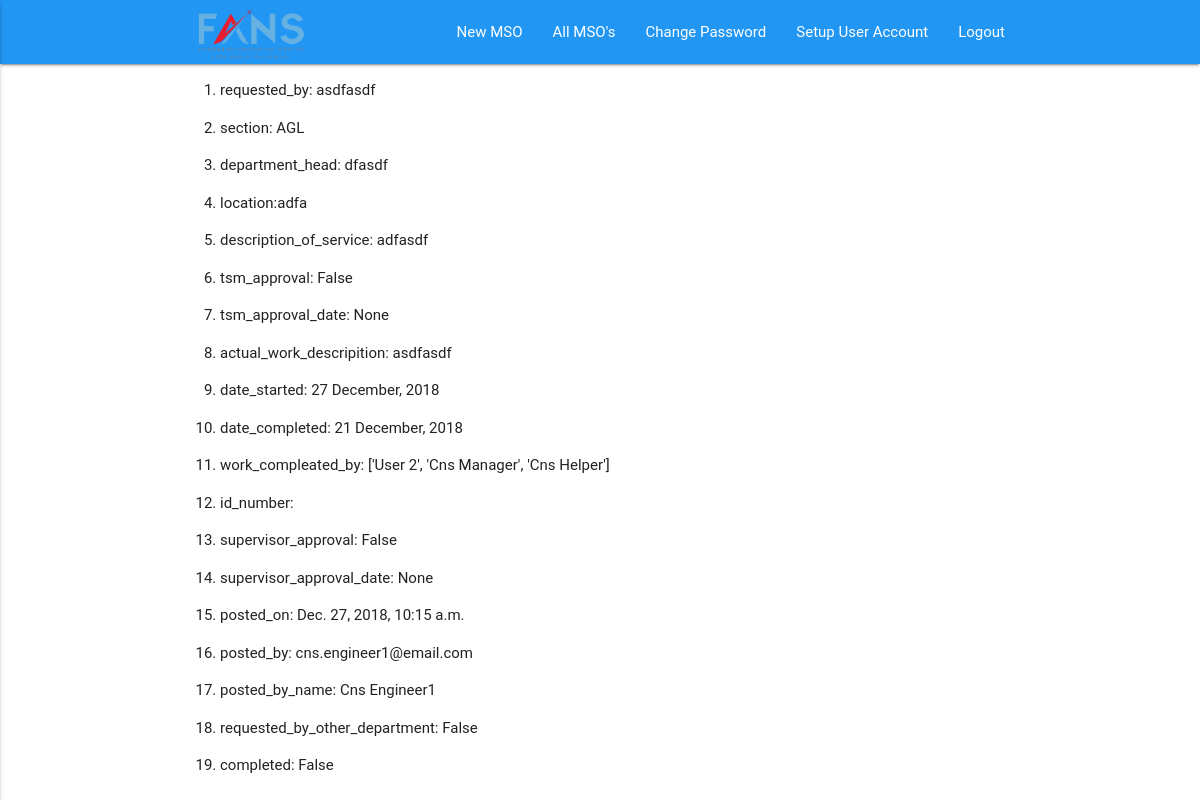
The app's page /mso/42/ (signed in), older data.
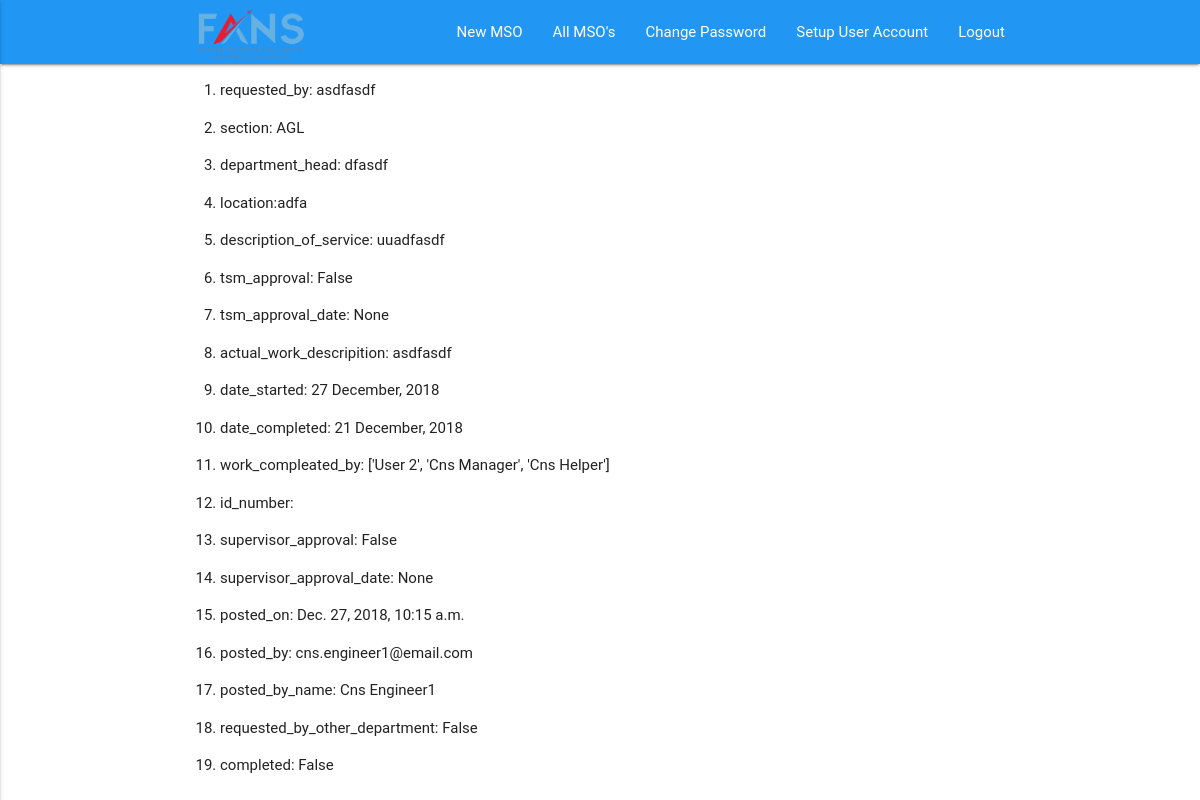
The same page, newer data.
### mso/models.py (models this page shows, shortened)
class MsoCns(models.Model):
    requested_by = models.CharField(max_length=100, default='')
    section =  models.CharField(max_length=100, default='')
    department_head =  models.CharField(max_length=100, default='')
    location =  models.CharField(max_length=100, default='')
    description_of_service = models.TextField(default='')
    tsm_approval = models.BooleanField(default=False)
    tsm_approval_date = models.DateTimeField(auto_now=False, null=True)
    actual_work_descripition = models.TextField(default='')
    date_started = models.CharField(default='', max_length=50)
    date_completed = models.CharField(default='', max_length=50)
    work_compleated_by = models.TextField(default='')
    id_number = models.CharField(max_length=254, default='')
    supervisor_approval = models.BooleanField(default=False)
    supervisor_approval_date = models.DateTimeField(auto_now=False, null=True)
    posted_on = models.DateTimeField(auto_now=True)
    posted_by = models.EmailField(max_length=254, default='')
    posted_by_name = models.CharField(max_length=254, default='')
    requested_by_other_department = models.BooleanField(default=False)
    completed = models.BooleanField(default=False)

### mso/views.py (the view)
# urls.py: path('<int:pk>/', views.mso, name='mso_detail.html'),
@login_required
def mso(request, pk):
    mso = MsoCns.objects.all().filter(pk=pk)
    return render(request, 'mso/mso_detail.html', {'mso': mso[0]})

### mso/templates/mso/mso_detail.html (shortened to what this page needs)
{% extends 'base.html' %}
{% load static %}
{% block linktag %} <link rel="stylesheet" type="text/css" href="{% static "pages/css/mso.css" %}"> {% endblock linktag %}
{% block navbar-li %}
{% if user.is_authenticated %}
<li>
    <a href="/mso/new">New MSO</a>
</li>
<li>
    <a href="/mso/all">All MSO's</a>
</li>
<li>
    <a href="/accounts/password/change">Change Password</a>
</li>
<li>
    <a href="/user/setup-account">Setup User Account</a>
</li>
<li>
    <a href="/accounts/logout">Logout</a>
</li>
{% endif %}
{% endblock navbar-li %}
{% block content %}
<div class="container">
        <ol>
            <li>
                <p>requested_by: {{ mso.requested_by }}</p>
            </li>
            <li>
                <p>section: {{ mso.section }}</p>
            </li>
            <li>
                <p>department_head: {{ mso.department_head }}</p>
            </li>
            <li>
                <p>location:{{ mso.location }}</p>
            </li>
            <li>
                <p>description_of_service: {{ mso.description_of_service }}</p>
            </li>
            <li>
                <p>tsm_approval: {{ mso.tsm_approval }}</p>
            </li>
            <li>
                <p>tsm_approval_date: {{ mso.tsm_approval_date }}</p>
            </li>
            <li>
                <p>actual_work_descripition: {{ mso.actual_work_descripition }}</p>
            </li>
            <li>
                <p>date_started: {{ mso.date_started }}</p>
            </li>
            <li>
                <p>date_completed: {{ mso.date_completed }}</p>
            </li>
            <li>
                <p>work_compleated_by: {{ mso.work_compleated_by }}</p>
            </li>
            <li>
                <p>id_number: {{ mso.id_number }}</p>
            </li>
            <li>
                <p>supervisor_approval: {{ mso.supervisor_approval }}</p>
            </li>
            <li>
                <p>supervisor_approval_date: {{ mso.supervisor_approval_date }}</p>
            </li>
            <li>
                <p>posted_on: {{ mso.posted_on }}</p>
            </li>
            <li>
                <p>posted_by: {{ mso.posted_by }}</p>
            </li>
            <li>
                <p>posted_by_name: {{ mso.posted_by_name }}</p>
            </li>
            <li>
                <p>requested_by_other_department: {{ mso.requested_by_other_department }}</p>
            </li>
            <li>
                <p>completed: {{ mso.completed }}</p>
            </li>
        </ol>
</div>
{% endblock content %}

Row changes from the older to the newer data that the page shows:
changed MsoCns "asdfasdf": description_of_service "adfasdf" → "uuadfasdf"
